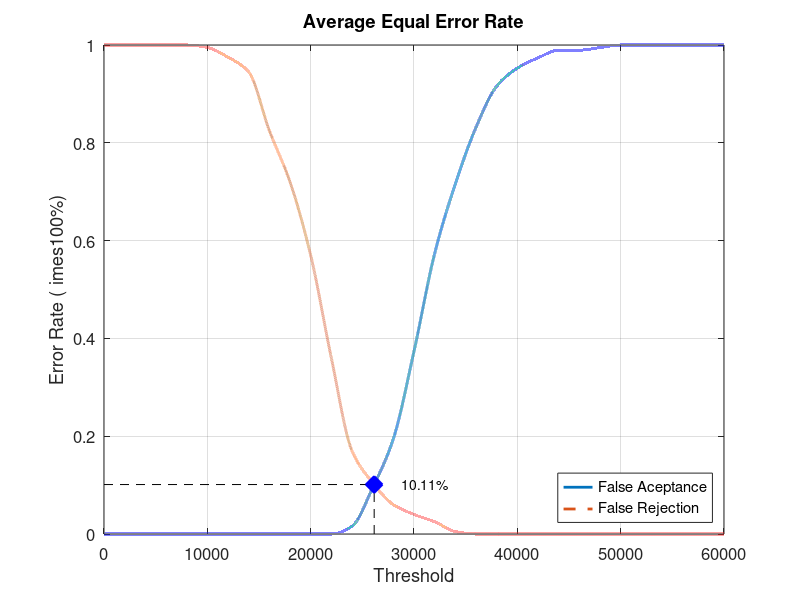
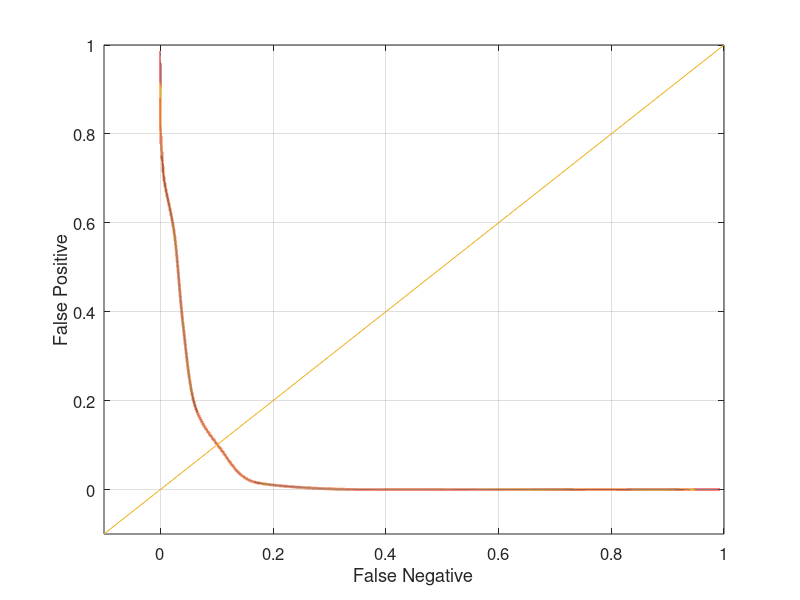

Here is the MATLAB script that generated these plots, in order:
close all;
clear;
clc;
x = 0:2000:60000;
xq = 0:0.5:60000;

y0 = [0 0 0 0 0 0 0 0 0 0 0 0 0.0157895 0.0947368 0.194737 0.373684 0.573684 0.715789 0.831579 0.915789 0.952632 0.973684 0.989474 0.989474 0.994737 1 1 1 1 1 1]
yy0 = interp1(x, y0, xq, 'pchip');
y1 = [1 1 1 1 1 0.995 0.975 0.945 0.825 0.72 0.57 0.36 0.17 0.105 0.06 0.04 0.025 0.005 0 0 0 0 0 0 0 0 0 0 0 0 0]
yy1 = interp1(x, y1, xq, 'pchip');

% Calculating EER: 
y2 = abs(y0 - y1);
find(y2 == min(y2))
yy2 = abs(yy0 - yy1);
xEER = find(yy2 == min(yy2));
xEERIndex = xq(xEER) % X-axis EER
yEER = yy0(xEER) % Y-axis EER

main = figure
plot(xq, yy0,'-','LineWidth', 2);	hold on
plot(xq, yy1,'--','LineWidth', 2);	hold on
plot([xEERIndex xEERIndex], [0 yEER], 'k--');	hold on
plot([0 xEERIndex], [yEER yEER], 'k--');	hold on
plot(xEERIndex, yEER, 'bx', 'LineWidth', 10);	hold on
text(xEERIndex + 10 * xEERIndex / 100, yEER, [num2str(round((10000 * yEER)) / 100) '%'])
legend('False Aceptance', 'False Rejection', 'Location', 'SouthEast')
xlabel('Threshold')
ylabel('Error Rate (	imes100%)')
title('Average Equal Error Rate')
set(gca, 'FontSize', 12)
axis([0 60000 0 1])
grid on

print(main, 'Database5_2Main', '-dpng');
FNRxFPR = figure('Color', [1 1 1]);
plot(yy1, yy0, '-', yy1, yy0, 'LineWidth', 2);
hold on
y = -0.1:0.1:1
plot(y, y); 
set(gca, 'FontSize', 12)
xlabel('False Negative')
ylabel('False Positive')
axis([-0.1 1 -0.1 1])
set(gca, 'FontSize', 12)
grid on

print(FNRxFPR, 'Database5_2FNRxFPR','-dpng');
